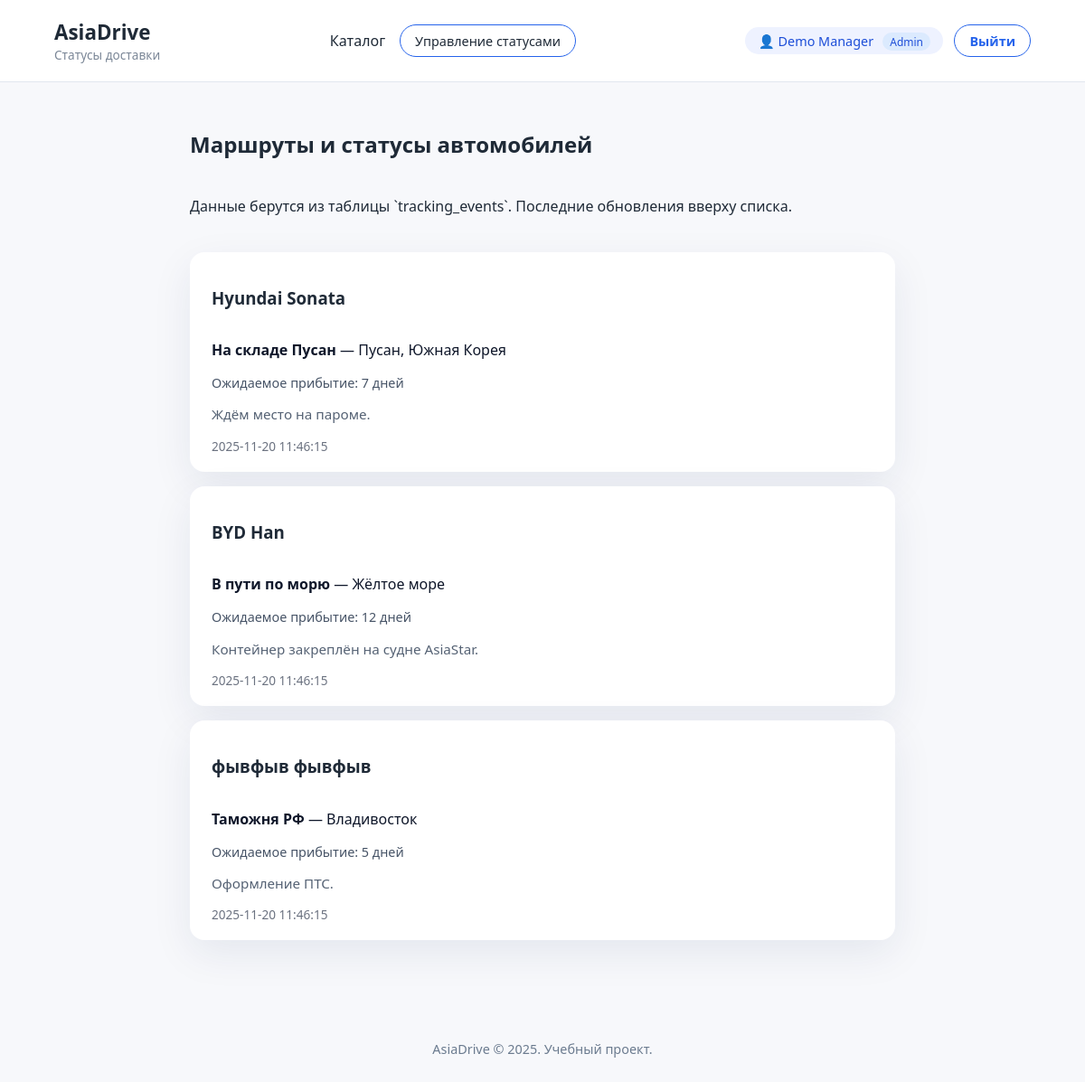
Screenshot of /tracking (signed in) with the database file from the repository.
### tables this page shows
CREATE TABLE users (
        id INTEGER PRIMARY KEY AUTOINCREMENT,
        name TEXT NOT NULL,
        email TEXT NOT NULL UNIQUE,
        phone TEXT,
        password_hash TEXT NOT NULL,
        created_at TEXT DEFAULT CURRENT_TIMESTAMP
    , role TEXT NOT NULL DEFAULT 'customer');

CREATE TABLE tracking_events (
        id INTEGER PRIMARY KEY AUTOINCREMENT,
        car_id INTEGER NOT NULL,
        status TEXT NOT NULL,
        location TEXT NOT NULL,
        eta TEXT,
        comment TEXT,
        updated_at TEXT DEFAULT CURRENT_TIMESTAMP,
        FOREIGN KEY (car_id) REFERENCES cars (id) ON DELETE CASCADE
    );

CREATE TABLE cars (
    id INTEGER PRIMARY KEY AUTOINCREMENT,
    brand TEXT NOT NULL,
    model TEXT NOT NULL,
    year INTEGER NOT NULL,
    price INTEGER NOT NULL,
    mileage INTEGER,
    fuel_type TEXT,
    country TEXT NOT NULL,
    image_url TEXT,
    description TEXT
);

### app.py (the view)
@app.route('/tracking')
def tracking_overview():
    connection = get_db_connection()
    cursor = connection.cursor()
    cursor.execute(
        """
        SELECT tracking_events.*, cars.brand, cars.model, cars.country
        FROM tracking_events
        JOIN cars ON cars.id = tracking_events.car_id
        ORDER BY tracking_events.updated_at DESC
        """
    )
    events = cursor.fetchall()
    connection.close()
    return render_template('tracking.html', events=events)

### app.py (called while the page is built)
def get_db_connection():
    connection = sqlite3.connect(app.config['DATABASE'])
    connection.row_factory = sqlite3.Row
    return connection

def get_current_user():
    if hasattr(g, 'current_user'):
        return g.current_user
    user_id = session.get('user_id')
    if not user_id:
        g.current_user = None
        return None
    connection = get_db_connection()
    cursor = connection.cursor()
    cursor.execute("SELECT * FROM users WHERE id = ?", (user_id,))
    user = cursor.fetchone()
    connection.close()
    g.current_user = user
    return user

@app.context_processor
def inject_user():
    user = get_current_user()
    return {
        'current_user': user,
        'is_admin': bool(user and user['role'] == 'admin'),
        'is_moderator': bool(user and user['role'] == 'moderator'),
        'is_customer': bool(user and user['role'] == 'customer')
    }

### templates/tracking.html (shortened to what this page needs)
<!DOCTYPE html>
<html lang="ru">
<head>
    <link rel="stylesheet" href="{{ url_for('static', filename='style.css') }}">
</head>
<body class="tracking-page">
<header class="site-header">
    <div class="branding">
        <span class="logo">AsiaDrive</span>
        <span class="tagline">Статусы доставки</span>
    </div>
    <nav class="main-nav">
        <a href="{{ url_for('index') }}">Каталог</a>
        {% if is_admin or is_moderator %}
        <a href="{{ url_for('manage_tracking') }}" class="btn btn-outline small">Управление статусами</a>
        {% endif %}
    </nav>
    <div class="auth-controls">
        {% if current_user %}
        <span class="user-pill">👤 {{ current_user['name'] }} <span class="role-tag">{{ current_user['role']|capitalize }}</span></span>
        <a href="{{ url_for('logout') }}" class="btn btn-outline small">Выйти</a>
        {% else %}
        <a href="{{ url_for('login', next=request.full_path) }}" class="link-login">Войти</a>
        {% endif %}
    </div>
</header>
<main class="tracking-board">
    <section class="section-header">
        <h1>Маршруты и статусы автомобилей</h1>
        <p>Данные берутся из таблицы `tracking_events`. Последние обновления вверху списка.</p>
    </section>
    {% if events %}
    <div class="timeline">
        {% for event in events %}
        <article class="timeline-card">
            <div class="timeline-header">
                <h3>{{ event['brand'] }} {{ event['model'] }}</h3>
                <span class="badge">{{ event['country'] }}</span>
            </div>
            <p class="status-line"><strong>{{ event['status'] }}</strong> — {{ event['location'] }}</p>
            {% if event['eta'] %}<p class="eta-line">Ожидаемое прибытие: {{ event['eta'] }}</p>{% endif %}
            {% if event['comment'] %}<p class="car-desc">{{ event['comment'] }}</p>{% endif %}
            <time>{{ event['updated_at'] }}</time>
        </article>
        {% endfor %}
    </div>
    {% else %}
    <div class="empty-state">
        <p>Статусы ещё не добавлены. Авторизуйтесь и добавьте информацию в разделе управления.</p>
        <a class="btn" href="{{ url_for('manage_tracking') }}">Обновить статус</a>
    </div>
    {% endif %}
</main>
<footer class="site-footer">
    <p>AsiaDrive © {{ 2025 }}. Учебный проект.</p>
</footer>
</body>
</html>

### static/style.css (style rules this page uses)
:root { font-family: 'Segoe UI', Arial, sans-serif; color: #1f2a37; background-color: #f7f8fb; }
* { box-sizing: border-box; }
body { margin: 0; background: #f7f8fb; color: #1f2a37; }
a { text-decoration: none; color: inherit; }
.site-header { display: flex; justify-content: space-between; align-items: center; padding: 1.25rem 5vw; background: white; border-bottom: 1px solid #e1e7ef; position: sticky; top: 0; z-index: 10; }
.branding { display: flex; flex-direction: column; }
.logo { font-weight: 700; font-size: 1.4rem; }
.tagline { font-size: 0.85rem; color: #7b8797; }
.main-nav { display: flex; gap: 1rem; align-items: center; }
.main-nav a { color: #1f2a37; font-weight: 500; }
.auth-controls { display: flex; align-items: center; gap: 0.75rem; flex-wrap: wrap; }
.user-pill { background: #eef2ff; color: #1d4ed8; padding: 0.35rem 0.9rem; border-radius: 999px; font-size: 0.9rem; }
.role-tag { margin-left: 0.4rem; padding: 0.1rem 0.5rem; border-radius: 999px; background: #dbeafe; color: #1d4ed8; font-size: 0.75rem; text-transform: capitalize; }
main { padding: 2rem 5vw 4rem; }
.btn { display: inline-flex; align-items: center; justify-content: center; border-radius: 999px; padding: 0.75rem 1.5rem; background: #2563eb; color: white; font-weight: 600; border: none; cursor: pointer; transition: transform 0.2s, box-shadow 0.2s; }
.btn-outline { background: transparent; color: #2563eb; border: 1px solid #2563eb; box-shadow: none; }
.btn.small, .btn-outline.small { padding: 0.45rem 1rem; font-size: 0.9rem; }
.section-header { display: flex; flex-direction: column; gap: 0.3rem; margin-bottom: 1.5rem; }
.badge { position: absolute; top: 1rem; left: 1rem; background: rgba(31, 41, 55, 0.8); color: white; padding: 0.3rem 0.7rem; border-radius: 999px; font-size: 0.8rem; }
.car-desc { flex: 1; color: #556274; font-size: 0.95rem; }
.site-footer { padding: 2rem 5vw; text-align: center; color: #6b7b8f; font-size: 0.9rem; }
.auth-page main, .tracking-page main, .tracking-manage-page main { padding: 2rem 5vw 4rem; }
.auth-container, .tracking-board, .tracking-manage { max-width: 900px; margin: 0 auto; }
.timeline { display: grid; gap: 1rem; }
.timeline-card { background: white; border-radius: 1rem; padding: 1.2rem 1.5rem; box-shadow: 0 15px 45px rgba(15, 35, 95, 0.08); }
.timeline-header { display: flex; justify-content: space-between; align-items: center; margin-bottom: 0.5rem; }
.status-line { font-size: 1rem; color: #0f172a; }
.eta-line { font-size: 0.9rem; color: #475467; }
.timeline-card time { display: block; margin-top: 0.3rem; font-size: 0.85rem; color: #6b7280; }

### rows the page displays
users: name "Demo Manager", role "Admin"
tracking_events: brand "Hyundai", model "Sonata", status "На складе Пусан", location "Пусан, Южная Корея", eta "7 дней", comment "Ждём место на пароме.", updated_at "2025-11-20 11:46:15"
tracking_events: brand "BYD", model "Han", status "В пути по морю", location "Жёлтое море", eta "12 дней", comment "Контейнер закреплён на судне AsiaStar.", updated_at "2025-11-20 11:46:15"
tracking_events: brand "фывфыв", model "фывфыв", status "Таможня РФ", location "Владивосток", eta "5 дней", comment "Оформление ПТС.", updated_at "2025-11-20 11:46:15"

### other values shown
{{ 2025 }} "2025"
